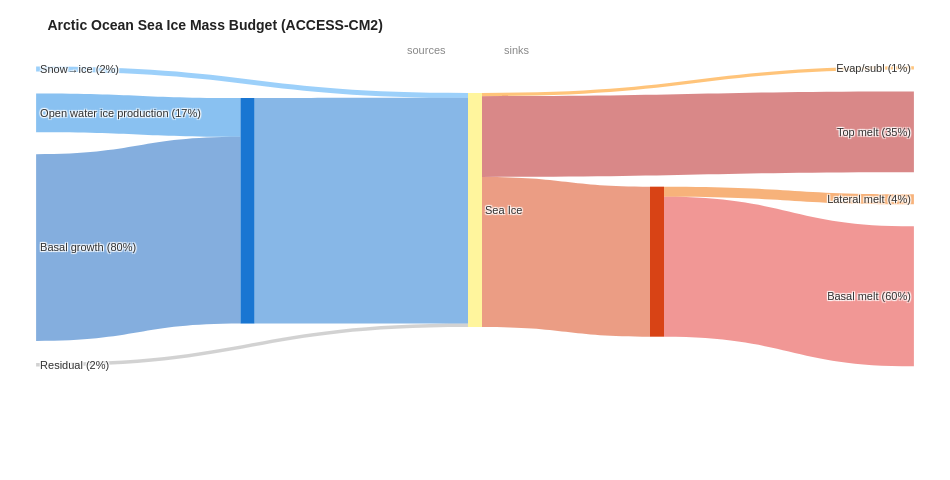
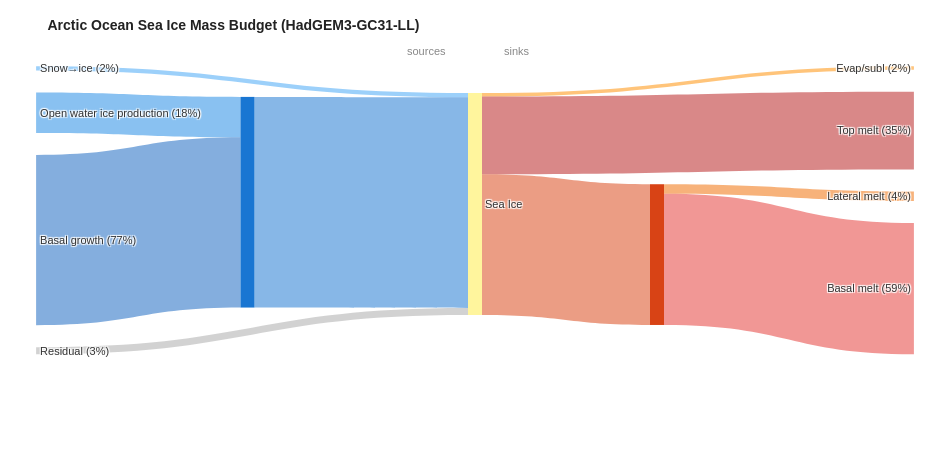
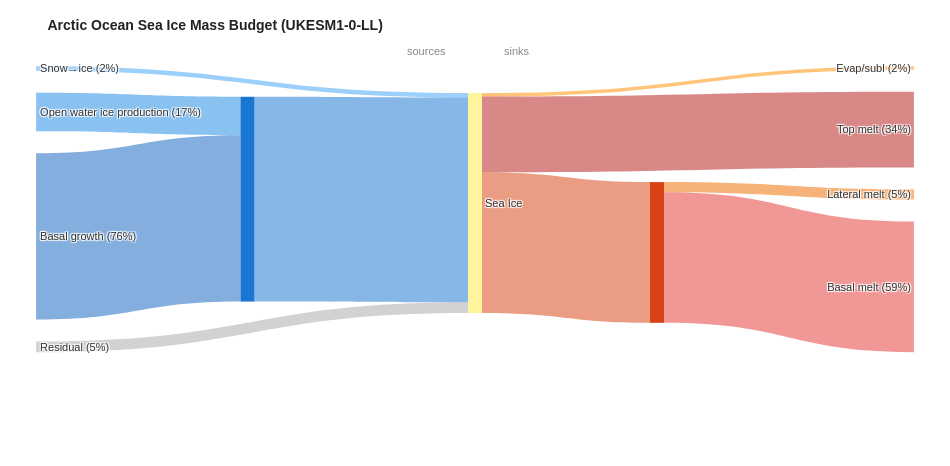
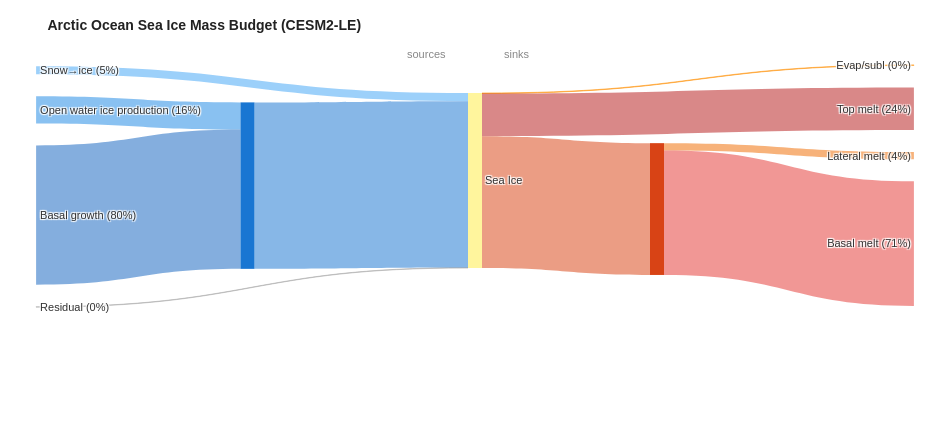

Notebook cell for these charts, in order:
### Code cell
# ── Plotly Sankey: ice mass budget ────────────────────────────────────────────
for _model in SANKEY_MODELS + [None]:
    _show_vals = SHOW_VALUES_MME if _model is None else SHOW_VALUES_MODELS
    _show_pct = SHOW_PERCENT_MME if _model is None else SHOW_PERCENT_MODELS
    fig = make_ice_sankey_plotly(
        ice_budget_NH, model=_model, res_label="Sea Ice",
        scale_ref=ICE_SANKEY_SCALE_REF, res_color="#FFF59D",
        show_values=_show_vals, show_residual=SHOW_RESIDUAL, show_percent=_show_pct,
        hide_terminal_nodes=True,
        subtitle="Arctic Ocean",
    )
    label = _model if _model is not None else "MME"
    fig.write_image(f"figures/ice_sankey_AO_{label}_2015-2034.png", scale=3.125)
    fig.write_image(f"figures/ice_sankey_AO_{label}_2015-2034.pdf")
    #fig.write_image(f"figures/ice_sankey_AO_{label}_2015-2034.svg")
    fig.show()# ── Plotly Sankey: ice mass budget ────────────────────────────────────────────
for _model in SANKEY_MODELS + [None]:
    _show_vals = SHOW_VALUES_MME if _model is None else SHOW_VALUES_MODELS
    _show_pct = SHOW_PERCENT_MME if _model is None else SHOW_PERCENT_MODELS
    fig = make_ice_sankey_plotly(
        ice_budget_NH, model=_model, res_label="Sea Ice",
        scale_ref=ICE_SANKEY_SCALE_REF, res_color="#FFF59D",
        show_values=_show_vals, show_residual=SHOW_RESIDUAL, show_percent=_show_pct,
        hide_terminal_nodes=True,
        subtitle="Arctic Ocean",
    )
    label = _model if _model is not None else "MME"
    fig.write_image(f"figures/ice_sankey_AO_{label}_2015-2034.png", scale=3.125)
    fig.write_image(f"figures/ice_sankey_AO_{label}_2015-2034.pdf")
    #fig.write_image(f"figures/ice_sankey_AO_{label}_2015-2034.svg")
    fig.show()

### Figure 1 — Plotly figure (JSON) as saved in the notebook; plotly's stock layout.template omitted (floating-point values rounded to 4 significant figures)
{"data": [{"arrangement": "snap", "link": {"color": ["rgba(66,165,245,0.52)", "rgba(30,136,229,0.52)", "rgba(21,101,192,0.52)", "rgba(170,170,170,0.52)", "rgba(25,118,210,0.52)", "rgba(255,143,0,0.52)", "rgba(183,28,28,0.52)", "rgba(239,108,0,0.52)", "rgba(229,57,53,0.52)", "rgba(216,67,21,0.52)"], "customdata": ["522 Gt yr⁻¹", "4,156 Gt yr⁻¹", "20,056 Gt yr⁻¹", "385 Gt yr⁻¹", "24,212 Gt yr⁻¹", "340 Gt yr⁻¹", "8,675 Gt yr⁻¹", "1,071 Gt yr⁻¹", "15,032 Gt yr⁻¹", "16,104 Gt yr⁻¹"], "hovertemplate": "%{customdata}<extra></extra>", "source": [0, 1, 2, 3, 4, 5, 5, 10, 10, 5], "target": [5, 4, 4, 5, 5, 6, 7, 8, 9, 10], "value": [521.5, 4156.0, 20060.0, 385.2, 24210.0, 340.0, 8675.0, 1071.0, 15030.0, 16100.0]}, "node": {"color": ["rgba(0,0,0,0)", "rgba(0,0,0,0)", "rgba(0,0,0,0)", "rgba(0,0,0,0)", "#1976D2", "#FFF59D", "rgba(0,0,0,0)", "rgba(0,0,0,0)", "rgba(0,0,0,0)", "rgba(0,0,0,0)", "#D84315"], "hovertemplate": "%{label}<extra></extra>", "label": ["Snow→ice (2%)", "Open water ice production (17%)", "Basal growth (80%)", "Residual (2%)", "", "Sea Ice", "Evap/subl (1%)", "Top melt (35%)", "Lateral melt (4%)", "Basal melt (60%)", ""], "line": {"color": "white", "width": 0}, "pad": 22, "thickness": 14, "x": [0.01, 0.01, 0.01, 0.01, 0.25, 0.5, 0.99, 0.99, 0.99, 0.99, 0.7], "y": [0.02997, 0.1193, 0.582, 0.9726, 0.5026, 0.5, 0.0265, 0.1988, 0.385, 0.6927, 0.6723]}, "type": "sankey"}], "layout": {"annotations": [{"font": {"color": "#888888", "size": 11}, "showarrow": false, "text": "sources", "x": 0.47, "xanchor": "right", "xref": "paper", "y": 1.06, "yref": "paper"}, {"font": {"color": "#888888", "size": 11}, "showarrow": false, "text": "sinks", "x": 0.53, "xanchor": "left", "xref": "paper", "y": 1.06, "yref": "paper"}], "font": {"color": "#333333", "family": "Arial, sans-serif", "size": 11}, "height": 480, "margin": {"b": 120, "l": 20, "r": 20, "t": 60}, "paper_bgcolor": "white", "title": {"font": {"color": "#222222", "size": 14}, "text": "<b>Arctic Ocean Sea Ice Mass Budget (ACCESS-CM2)</b>"}, "width": 950}}

### Figure 2 — Plotly figure (JSON) as saved in the notebook; plotly's stock layout.template omitted (floating-point values rounded to 4 significant figures)
{"data": [{"arrangement": "snap", "link": {"color": ["rgba(66,165,245,0.52)", "rgba(30,136,229,0.52)", "rgba(21,101,192,0.52)", "rgba(170,170,170,0.52)", "rgba(25,118,210,0.52)", "rgba(255,143,0,0.52)", "rgba(183,28,28,0.52)", "rgba(239,108,0,0.52)", "rgba(229,57,53,0.52)", "rgba(216,67,21,0.52)"], "customdata": ["457 Gt yr⁻¹", "4,347 Gt yr⁻¹", "18,282 Gt yr⁻¹", "763 Gt yr⁻¹", "22,629 Gt yr⁻¹", "370 Gt yr⁻¹", "8,359 Gt yr⁻¹", "1,026 Gt yr⁻¹", "14,093 Gt yr⁻¹", "15,119 Gt yr⁻¹"], "hovertemplate": "%{customdata}<extra></extra>", "source": [0, 1, 2, 3, 4, 5, 5, 10, 10, 5], "target": [5, 4, 4, 5, 5, 6, 7, 8, 9, 10], "value": [457.0, 4347.0, 18280.0, 762.8, 22630.0, 369.9, 8359.0, 1026.0, 14090.0, 15120.0]}, "node": {"color": ["rgba(0,0,0,0)", "rgba(0,0,0,0)", "rgba(0,0,0,0)", "rgba(0,0,0,0)", "#1976D2", "#FFF59D", "rgba(0,0,0,0)", "rgba(0,0,0,0)", "rgba(0,0,0,0)", "rgba(0,0,0,0)", "#D84315"], "hovertemplate": "%{label}<extra></extra>", "label": ["Snow→ice (2%)", "Open water ice production (18%)", "Basal growth (77%)", "Residual (3%)", "", "Sea Ice", "Evap/subl (2%)", "Top melt (35%)", "Lateral melt (4%)", "Basal melt (59%)", ""], "line": {"color": "white", "width": 0}, "pad": 22, "thickness": 14, "x": [0.01, 0.01, 0.01, 0.01, 0.25, 0.5, 0.99, 0.99, 0.99, 0.99, 0.7], "y": [0.0292, 0.1259, 0.5813, 0.9646, 0.4938, 0.5, 0.02744, 0.2031, 0.392, 0.6963, 0.6757]}, "type": "sankey"}], "layout": {"annotations": [{"font": {"color": "#888888", "size": 11}, "showarrow": false, "text": "sources", "x": 0.47, "xanchor": "right", "xref": "paper", "y": 1.06, "yref": "paper"}, {"font": {"color": "#888888", "size": 11}, "showarrow": false, "text": "sinks", "x": 0.53, "xanchor": "left", "xref": "paper", "y": 1.06, "yref": "paper"}], "font": {"color": "#333333", "family": "Arial, sans-serif", "size": 11}, "height": 468.2, "margin": {"b": 120, "l": 20, "r": 20, "t": 60}, "paper_bgcolor": "white", "title": {"font": {"color": "#222222", "size": 14}, "text": "<b>Arctic Ocean Sea Ice Mass Budget (HadGEM3-GC31-LL)</b>"}, "width": 950}}

### Figure 3 — Plotly figure (JSON) as saved in the notebook; plotly's stock layout.template omitted (floating-point values rounded to 4 significant figures)
{"data": [{"arrangement": "snap", "link": {"color": ["rgba(66,165,245,0.52)", "rgba(30,136,229,0.52)", "rgba(21,101,192,0.52)", "rgba(170,170,170,0.52)", "rgba(25,118,210,0.52)", "rgba(255,143,0,0.52)", "rgba(183,28,28,0.52)", "rgba(239,108,0,0.52)", "rgba(229,57,53,0.52)", "rgba(216,67,21,0.52)"], "customdata": ["490 Gt yr⁻¹", "4,138 Gt yr⁻¹", "17,926 Gt yr⁻¹", "1,151 Gt yr⁻¹", "22,064 Gt yr⁻¹", "390 Gt yr⁻¹", "8,153 Gt yr⁻¹", "1,085 Gt yr⁻¹", "14,077 Gt yr⁻¹", "15,162 Gt yr⁻¹"], "hovertemplate": "%{customdata}<extra></extra>", "source": [0, 1, 2, 3, 4, 5, 5, 10, 10, 5], "target": [5, 4, 4, 5, 5, 6, 7, 8, 9, 10], "value": [490.0, 4138.0, 17930.0, 1151.0, 22060.0, 390.4, 8153.0, 1085.0, 14080.0, 15160.0]}, "node": {"color": ["rgba(0,0,0,0)", "rgba(0,0,0,0)", "rgba(0,0,0,0)", "rgba(0,0,0,0)", "#1976D2", "#FFF59D", "rgba(0,0,0,0)", "rgba(0,0,0,0)", "rgba(0,0,0,0)", "rgba(0,0,0,0)", "#D84315"], "hovertemplate": "%{label}<extra></extra>", "label": ["Snow→ice (2%)", "Open water ice production (17%)", "Basal growth (76%)", "Residual (5%)", "", "Sea Ice", "Evap/subl (2%)", "Top melt (34%)", "Lateral melt (5%)", "Basal melt (59%)", ""], "line": {"color": "white", "width": 0}, "pad": 22, "thickness": 14, "x": [0.01, 0.01, 0.01, 0.01, 0.25, 0.5, 0.99, 0.99, 0.99, 0.99, 0.7], "y": [0.02992, 0.1236, 0.5704, 0.9567, 0.4866, 0.5, 0.02791, 0.2009, 0.388, 0.695, 0.673]}, "type": "sankey"}], "layout": {"annotations": [{"font": {"color": "#888888", "size": 11}, "showarrow": false, "text": "sources", "x": 0.47, "xanchor": "right", "xref": "paper", "y": 1.06, "yref": "paper"}, {"font": {"color": "#888888", "size": 11}, "showarrow": false, "text": "sinks", "x": 0.53, "xanchor": "left", "xref": "paper", "y": 1.06, "yref": "paper"}], "font": {"color": "#333333", "family": "Arial, sans-serif", "size": 11}, "height": 466.8, "margin": {"b": 120, "l": 20, "r": 20, "t": 60}, "paper_bgcolor": "white", "title": {"font": {"color": "#222222", "size": 14}, "text": "<b>Arctic Ocean Sea Ice Mass Budget (UKESM1-0-LL)</b>"}, "width": 950}}

### Figure 4 — Plotly figure (JSON) as saved in the notebook; plotly's stock layout.template omitted (floating-point values rounded to 4 significant figures)
{"data": [{"arrangement": "snap", "link": {"color": ["rgba(66,165,245,0.52)", "rgba(30,136,229,0.52)", "rgba(21,101,192,0.52)", "rgba(170,170,170,0.52)", "rgba(25,118,210,0.52)", "rgba(255,143,0,0.52)", "rgba(183,28,28,0.52)", "rgba(239,108,0,0.52)", "rgba(229,57,53,0.52)", "rgba(216,67,21,0.52)"], "customdata": ["878 Gt yr⁻¹", "2,934 Gt yr⁻¹", "15,014 Gt yr⁻¹", "43 Gt yr⁻¹", "17,947 Gt yr⁻¹", "54 Gt yr⁻¹", "4,604 Gt yr⁻¹", "781 Gt yr⁻¹", "13,430 Gt yr⁻¹", "14,211 Gt yr⁻¹"], "hovertemplate": "%{customdata}<extra></extra>", "source": [0, 1, 2, 3, 4, 5, 5, 10, 10, 5], "target": [5, 4, 4, 5, 5, 6, 7, 8, 9, 10], "value": [877.7, 2934.0, 15010.0, 42.76, 17950.0, 53.58, 4604.0, 780.6, 13430.0, 14210.0]}, "node": {"color": ["rgba(0,0,0,0)", "rgba(0,0,0,0)", "rgba(0,0,0,0)", "rgba(0,0,0,0)", "#1976D2", "#FFF59D", "rgba(0,0,0,0)", "rgba(0,0,0,0)", "rgba(0,0,0,0)", "rgba(0,0,0,0)", "#D84315"], "hovertemplate": "%{label}<extra></extra>", "label": ["Snow→ice (5%)", "Open water ice production (16%)", "Basal growth (80%)", "Residual (0%)", "", "Sea Ice", "Evap/subl (0%)", "Top melt (24%)", "Lateral melt (4%)", "Basal melt (71%)", ""], "line": {"color": "white", "width": 0}, "pad": 22, "thickness": 14, "x": [0.01, 0.01, 0.01, 0.01, 0.25, 0.5, 0.99, 0.99, 0.99, 0.99, 0.7], "y": [0.04233, 0.1393, 0.5959, 0.9789, 0.5212, 0.5, 0.02136, 0.1398, 0.2768, 0.6383, 0.6185]}, "type": "sankey"}], "layout": {"annotations": [{"font": {"color": "#888888", "size": 11}, "showarrow": false, "text": "sources", "x": 0.47, "xanchor": "right", "xref": "paper", "y": 1.06, "yref": "paper"}, {"font": {"color": "#888888", "size": 11}, "showarrow": false, "text": "sinks", "x": 0.53, "xanchor": "left", "xref": "paper", "y": 1.06, "yref": "paper"}], "font": {"color": "#333333", "family": "Arial, sans-serif", "size": 11}, "height": 421.8, "margin": {"b": 120, "l": 20, "r": 20, "t": 60}, "paper_bgcolor": "white", "title": {"font": {"color": "#222222", "size": 14}, "text": "<b>Arctic Ocean Sea Ice Mass Budget (CESM2-LE)</b>"}, "width": 950}}
